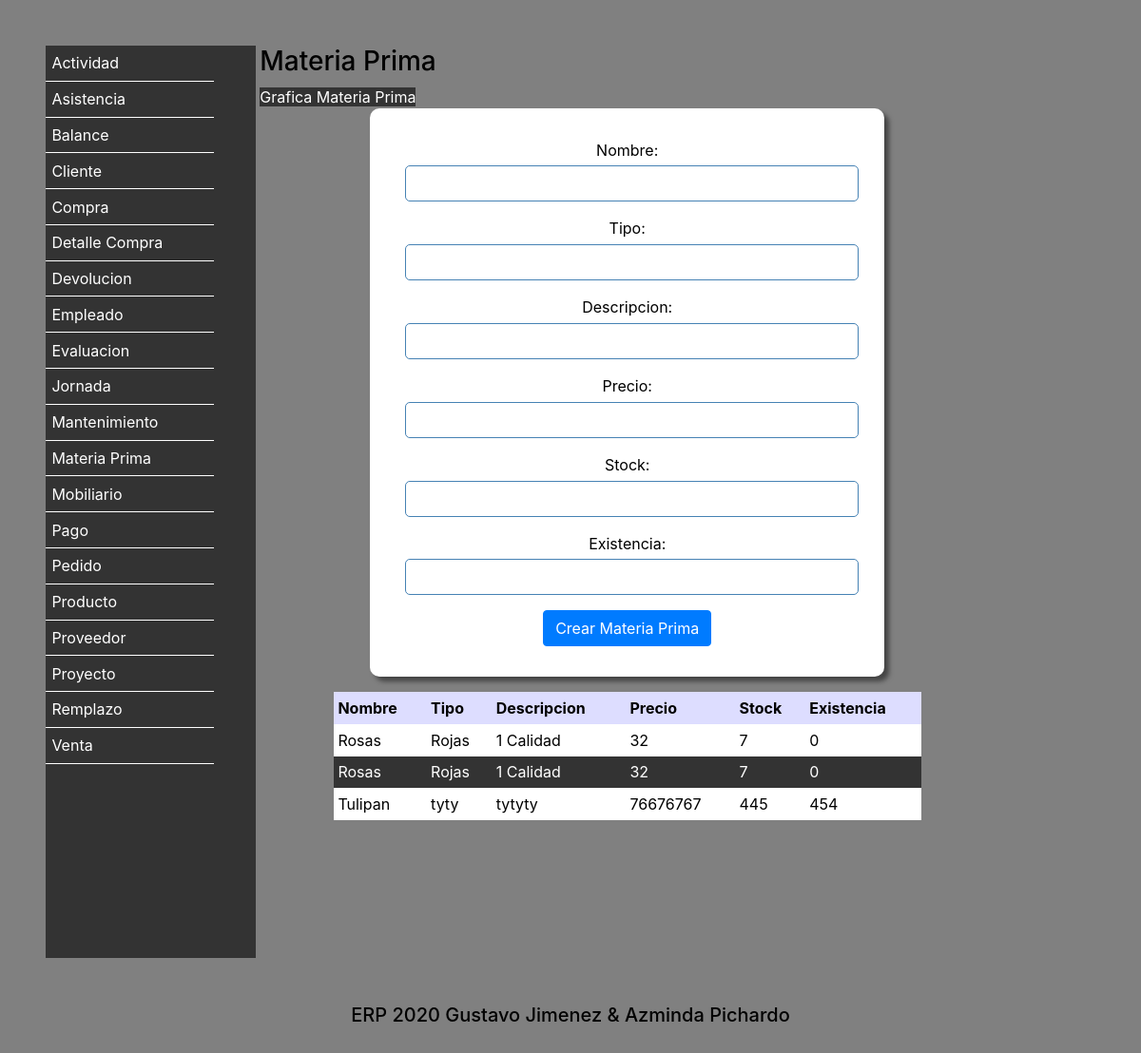
/MateriaPrima/, run on an earlier commit of the app's database.
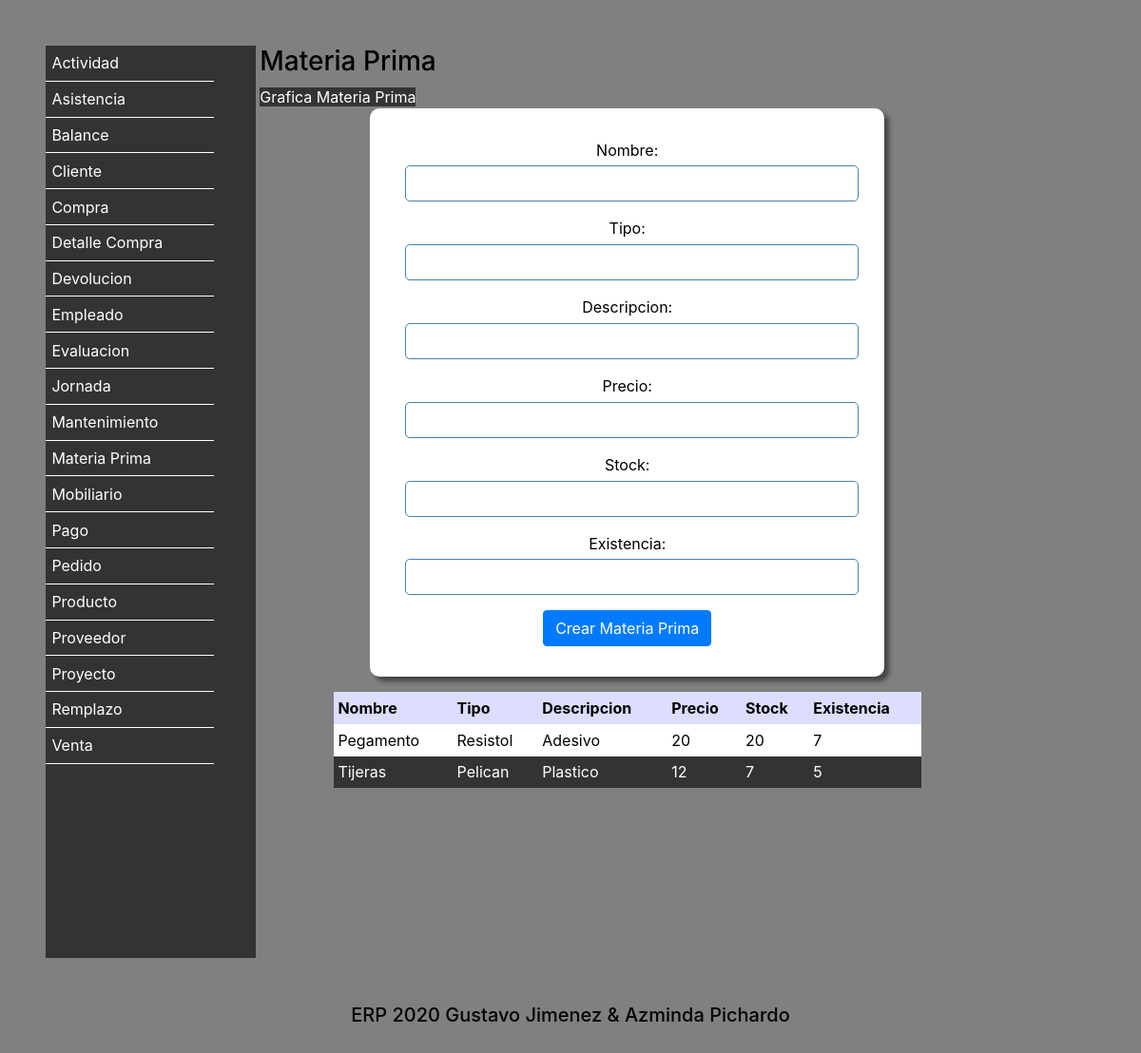
And on a later commit of the database.
### Vistas/models.py (models this page shows, shortened)
class MateriaPrima (models.Model):
    Nombre = models.CharField(max_length=30)
    Tipo = models.CharField(max_length=20)
    Descripcion = models.CharField(max_length=70)
    Precio = models.IntegerField(default=0)
    Stock = models.IntegerField(default=0)
    Existencia = models.IntegerField(default=0)
    class Meta:
        verbose_name = 'MateriaPrima'
        verbose_name_plural = 'MateriaPrimas'
        ordering = ['Nombre']

### Vistas/views.py (the view)
# urls.py: path('MateriaPrima/',views.MenuMateriaPrima),
def MenuMateriaPrima(request):
    if request.POST:
        objeto = MateriaPrima()
        objeto.Nombre = request.POST["Nombre"]
        objeto.Tipo = request.POST["Tipo"]
        objeto.Descripcion = request.POST["Descripcion"]
        objeto.Precio = request.POST["Precio"]
        objeto.Stock = request.POST["Stock"]
        objeto.Existencia = request.POST["Existencia"]
        objeto.save()
        materiaprimas = MateriaPrima.objects.all()
        return render(request,"MateriaPrima.html",{"agregado":"si","materiaprimas":materiaprimas})
    else:
        materiaprimas = MateriaPrima.objects.all()
        return render(request,"MateriaPrima.html",{"materiaprimas":materiaprimas})

### Vistas/Templates/MateriaPrima.html (shortened to what this page needs)
<!DOCTYPE html>
<html lang="es">
  <head>
    {% include "Encabezado.html" %}
  </head>
  <body>
      {% include "menu.html" %}
<section>
      <h3>Materia Prima</h3>
      <a href="/GraficaMateriaPrima/">Grafica Materia Prima</a>
      <form action="" method="post">
      <div class="form-group">
      Nombre: <input type="text" name="Nombre" class="form-control">
      </div>
      <div class="form-group">
      Tipo: <input type="text" name="Tipo" class="form-control">
      </div>
      <div class="form-group">
      Descripcion: <input type="text" name="Descripcion" class="form-control">
      </div>
      <div class="form-group">
      Precio: <input type="number" name="Precio" class="form-control">
      </div>
      <div class="form-group">
      Stock: <input type="text" name="Stock" class="form-control">
      </div>
      <div class="form-group">
      Existencia: <input type="text" name="Existencia" class="form-control">
      </div>
      <button type="submit" class="btn btn-primary">Crear Materia Prima</button>
        </form>
  <table>
        <tr>
          <th>Nombre</th>
          <th>Tipo</th>
          <th>Descripcion</th>
          <th>Precio</th>
          <th>Stock</th>
          <th>Existencia</th>
        </tr>
        {% for fila in materiaprimas %}
        <tr>
          <td>{{ fila.Nombre}}</td>
          <td>{{ fila.Tipo}}</td>
          <td>{{ fila.Descripcion}}</td>
          <td>{{ fila.Precio}}</td>
          <td>{{ fila.Stock}}</td>
          <td>{{ fila.Existencia}}</td>
        </tr>
        {% endfor %}
  </table>
</section>
  {% include "Pie.html" %}
</html>

What changed in the data, as far as the page shows it:
removed MateriaPrima: Nombre "Rosas", Tipo "Rojas", Descripcion "1 Calidad", Precio "32", Stock "7", Existencia "0"
removed MateriaPrima: Nombre "Rosas", Tipo "Rojas", Descripcion "1 Calidad", Precio "32", Stock "7", Existencia "0"
removed MateriaPrima: Nombre "Tulipan", Tipo "tyty", Descripcion "tytyty", Precio "76676767", Stock "445", Existencia "454"
added MateriaPrima: Nombre "Pegamento", Tipo "Resistol", Descripcion "Adesivo", Precio "20", Stock "20", Existencia "7"
added MateriaPrima: Nombre "Tijeras", Tipo "Pelican", Descripcion "Plastico", Precio "12", Stock "7", Existencia "5"
